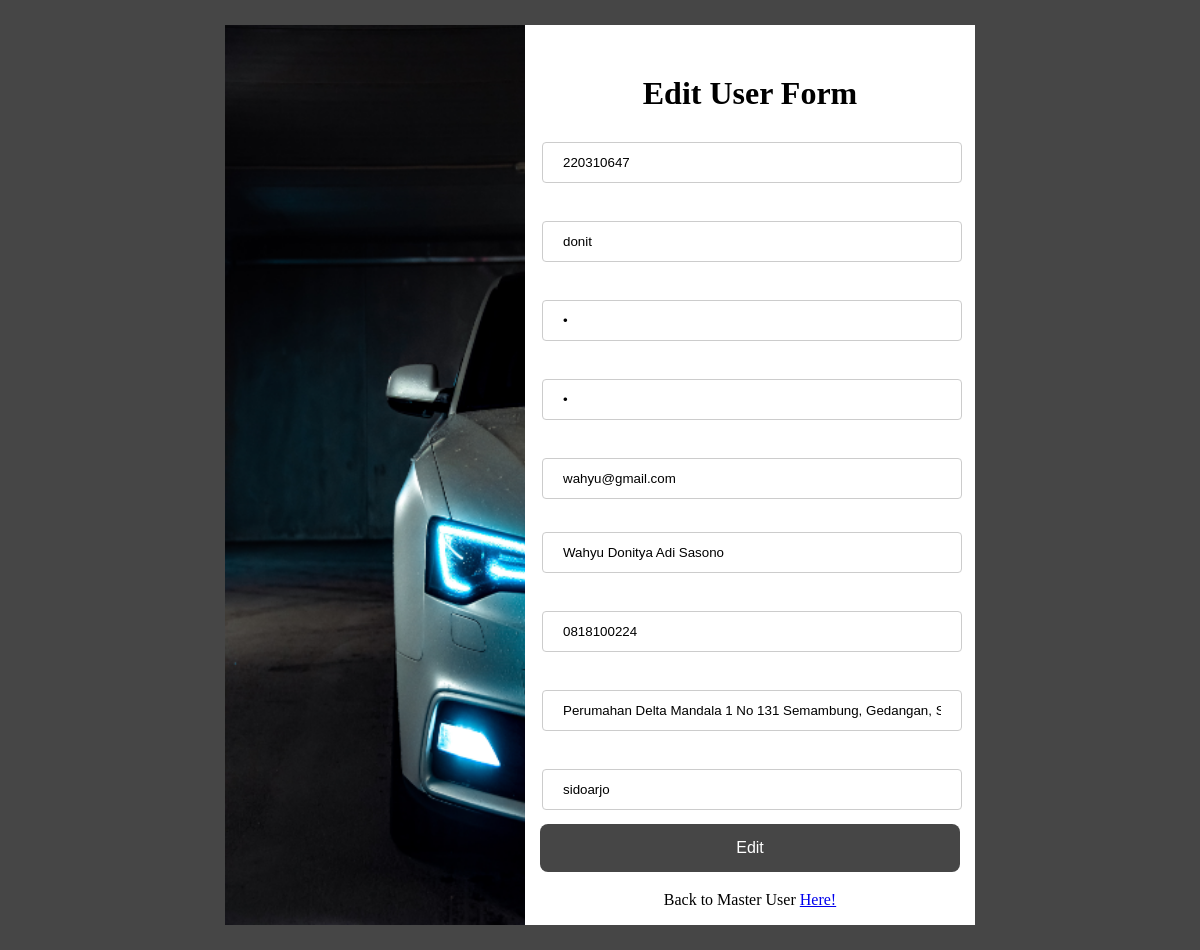
/editUser.php?id=1, run on an earlier commit of the app's database.
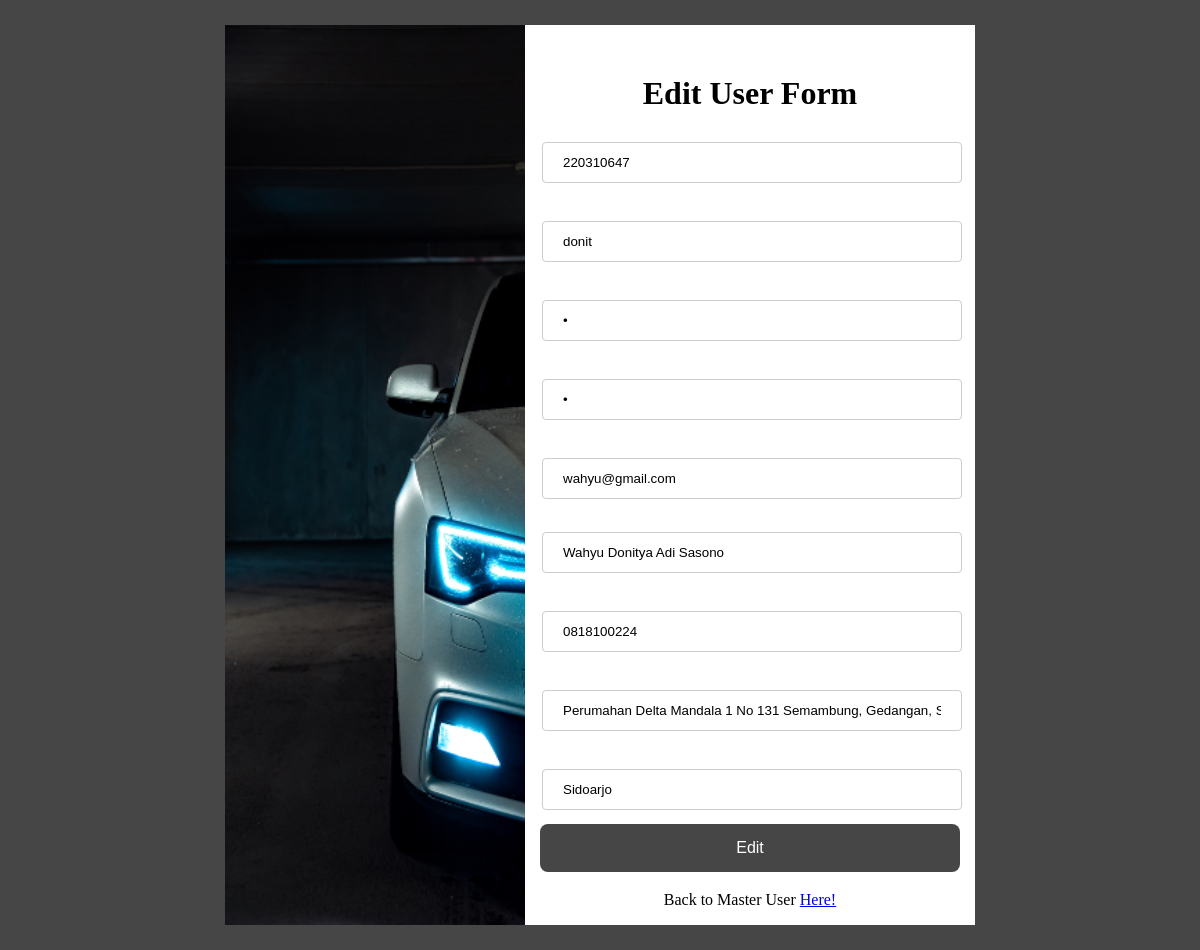
And on a later commit of the database.
### tables this page shows
CREATE TABLE `penyewa` (
  `id` int(20) NOT NULL,
  `nik` int(20) NOT NULL,
  `username` varchar(100) NOT NULL,
  `password` varchar(100) NOT NULL,
  `nama` varchar(100) NOT NULL,
  `no_telp` varchar(100) NOT NULL,
  `alamat` varchar(100) NOT NULL,
  `kota` varchar(255) NOT NULL,
  `email` varchar(255) NOT NULL
);

### editUser.php (the view, shortened to what this page needs)
<?php
    require_once("connection.php");
    $id_user = $_GET['id'];
    $stmt = $pdo-> prepare("SELECT * FROM penyewa WHERE ID = :id");
    $stmt->BindParam(":id",$id_user);
    $stmt->execute();
    $users = $stmt->fetchAll(PDO::FETCH_ASSOC);
    foreach($users as $key => $value){
        $nik = $value['nik'];
        $username = $value['username'];
        $password = $value['password'];
        $confpassword = $value['password'];
        $email = $value['email'];
        $nama_lengkap = $value['nama'];
        $telepon = $value['no_telp'];
        $alamat = $value['alamat'];
        $kota = $value['kota'];
    }
?>
<!DOCTYPE html>
<html lang="en">
<head>
    <link rel="stylesheet" href="edit-user.css">
</head>
<body>
<div class="container">
        <div class="register">
            <div class="card">
                <div class="kiri">
                </div>
                <div class="kanan" style="text-align: center;">
                    <h1>Edit User Form</h1>
                    <form action="kumpulan.php" name="form1" id="form1" method="POST">
                        <table>
                            <tr>
                                <td style="padding-top: 20px; ">
                                    <input style="margin-left: 15px;" type="number" name="nik" id="nik" placeholder="Masukan NIK" required value="<?= $nik ?>">
                                </td>
                            </tr>
                            <tr>
                                <td style="padding-top: 20px; ">
                                    <input style="margin-left: 15px;"  type="text" id="username" name="username" placeholder="Masukan Username" required value="<?= $username ?>"><br>
                                </td>
                            </tr>
                            <tr>
                                <td style="padding-top: 20px;">
                                <input style="margin-left: 15px;"   type="password" id="pwd" name="pwd" placeholder="Masukan Password" required value="<?= $password ?>">
                                </td>
                            </tr>
                            <tr>
                                <td style="padding-top: 20px;">
                                <input
                                style="margin-left: 15px;" type="password" id="repwd" name="repwd" placeholder="Masukan Ulang Password" required value="<?= $confpassword ?>">
                                </td>
                            </tr>
                            <tr>
                                <td style="padding-top: 20px; ">
                                    <input style="margin-left: 15px;" type="email" id="email" name="email" placeholder="Masukan email" required value="<?= $email ?>"><br>
                                </td>
                            </tr>
                            <tr>
                                <td style="padding-top: 15px; padding-bottom: 20px;">
                                    <input style="margin-left: 15px;" type="text" id="nama" name="nama" placeholder="Masukan Nama lengkap" required value="<?= $nama_lengkap ?>">
                                </td>
                            </tr>
                            <tr>
                                <td>
                                    <input style="margin-left: 15px;"  type="tel" id="phone" name="phone" placeholder="Phone Number" required value="<?= $telepon ?>">
                                </td>
                            </tr>
                            <tr>
                                <td style="padding-top: 20px;">
                                    <input style="margin-left: 15px;" type="text" id="alamat" name="alamat" placeholder="Alamat" required value="<?= $alamat ?>">
                                </td>
                            </tr>
                            <tr>
                                <td style="padding-top: 20px;">
                                    <input style="margin-left: 15px;" type="text" id="kota" name="kota" placeholder="Kota" required value="<?= $kota ?>">
                                </td>
                            </tr>
                        </table>
                        <input type="submit" value="Edit" id = "button">
                    </form>
                    <p style="text-align: center; padding-top: 15px;">Back to Master User <a href="admin.php" >Here!</a> </p>
                </div>
            </div>
        </div>
    </div>
</body>
</html>

What changed in the data, as far as the page shows it:
changed penyewa "donit": kota "sidoarjo" → "Sidoarjo"
